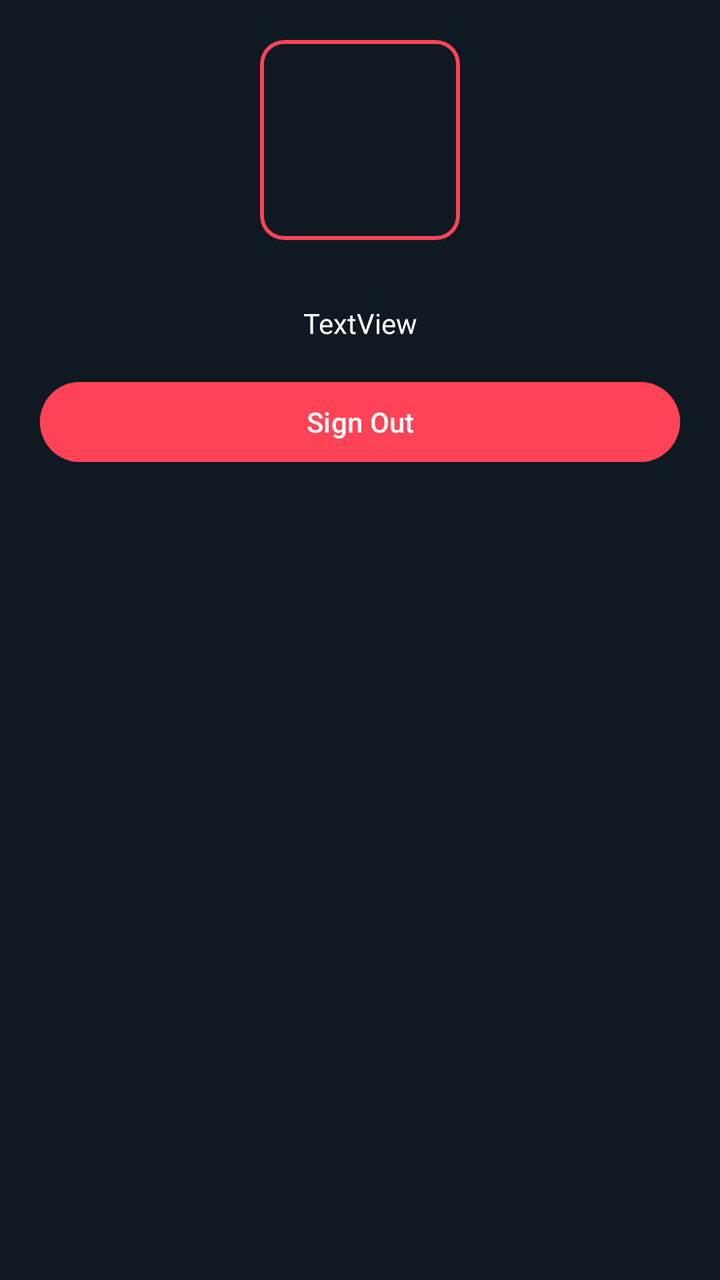
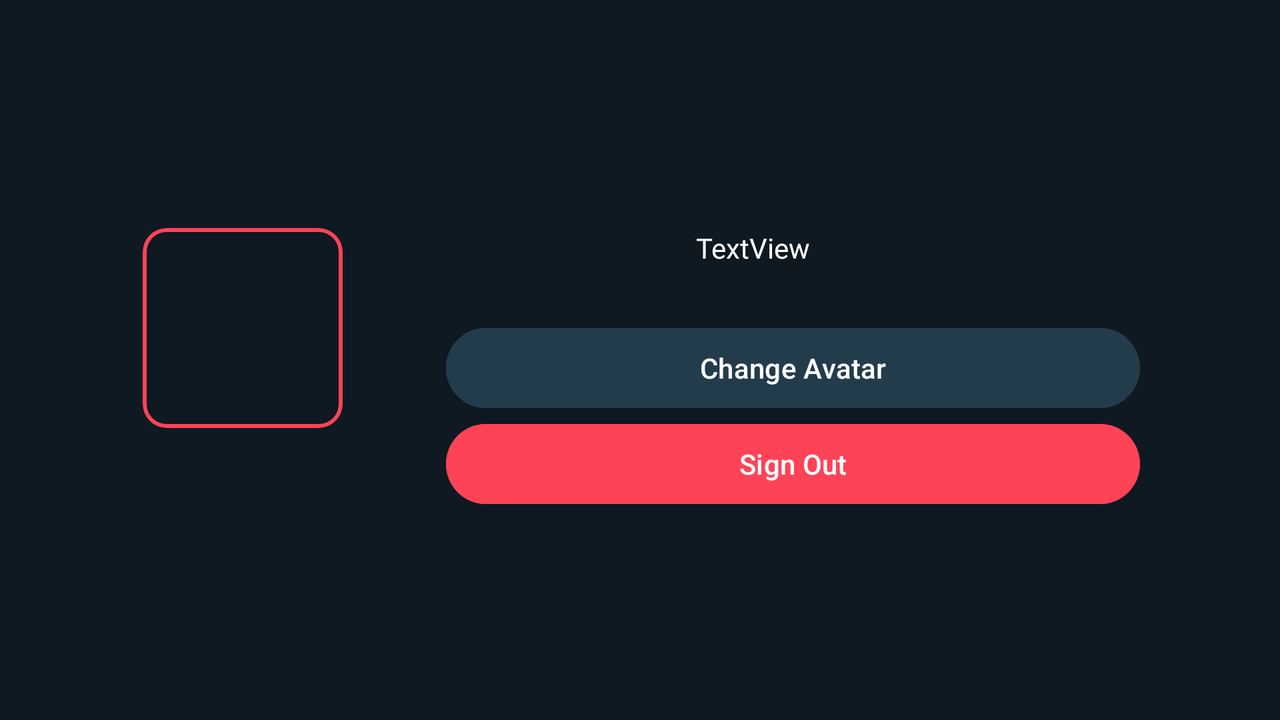

One screen, two layout resources from the same app: the default and the repository's alternative for another configuration. Each is rendered where Android would select it; the XML of both is given below.
<!-- AndroidManifest.xml: application theme Theme.Valorant_Companion -->
<!-- res/layout/fragment_profile.xml -->
<?xml version="1.0" encoding="utf-8"?>
<LinearLayout xmlns:android="http://schemas.android.com/apk/res/android"
    xmlns:app="http://schemas.android.com/apk/res-auto"
    xmlns:tools="http://schemas.android.com/tools"
    android:id="@+id/Profile"
    android:layout_width="match_parent"
    android:layout_height="match_parent"
    android:layout_gravity="center"
    android:background="?attr/colorOnBackground"
    android:orientation="vertical"
    android:padding="20dp"
    tools:context=".ProfileFragment">

    <com.google.android.material.card.MaterialCardView
        android:layout_width="wrap_content"
        android:layout_height="wrap_content"
        android:layout_gravity="center"
        android:layout_marginBottom="32dp"
        app:cardBackgroundColor="@android:color/transparent"
        app:cardElevation="0dp"
        app:strokeColor="?attr/colorSecondary"
        app:strokeWidth="2dp">

        
        <ImageView
            android:id="@+id/profileImage"
            android:layout_width="100dp"
            android:layout_height="100dp"
            tools:srcCompat="@drawable/ic_launcher_foreground" />
    </com.google.android.material.card.MaterialCardView>

    
    <TextView
        android:id="@+id/userName"
        android:layout_width="match_parent"
        android:layout_height="wrap_content"
        android:layout_marginBottom="16dp"
        android:text="TextView"
        android:textAlignment="center"
        android:textColor="?attr/colorOnPrimary"
        android:textColorLink="?attr/colorOnPrimary" />

    
    <Button
        android:id="@+id/signOutButton"
        android:layout_width="match_parent"
        android:layout_height="wrap_content"
        android:backgroundTint="?attr/colorSecondary"
        android:text="@string/signOutTextButton"
        />

</LinearLayout>
<!-- resources referenced by this layout -->
<resources>
  <string name="signOutTextButton">Sign Out</string>
  <style name="Theme.Valorant_Companion" parent="Base.Theme.Valorant_Companion" />
  <style name="Base.Theme.Valorant_Companion" parent="Theme.Material3.DayNight.NoActionBar">
          
          <item name="colorPrimary">@color/bluePers</item>
          <item name="colorOnPrimary">@color/white</item>
          <item name="colorPrimaryContainer">@color/lightBluePers</item>
          <item name="colorOnPrimaryContainer">@color/white</item>
  
          
          <item name="colorSecondary">@color/darkRedPers</item>
          <item name="colorOnSecondary">@color/white</item>
  
          <item name="colorSecondaryContainer">@color/redPers</item>
          <item name="colorOnSecondaryContainer">@color/darkBluePers</item>
  
          
          <item name="colorTertiary">@color/lightBluePers</item>
          <item name="colorOnTertiary">@color/white</item>
  
          
          <item name="colorOnBackground">@color/darkBluePers</item>
  
          <item name="colorSurface">@color/darkBluePers</item>
          <item name="colorOnSurface">@color/white</item>
  
          
          <item name="colorError">@color/darkRedPers</item>
          <item name="colorOnError">@color/white</item>
  
          
          <item name="android:statusBarColor">@color/darkBluePers</item>
          <item name="android:navigationBarColor">@color/darkBluePers</item>
          <item name="android:windowLightStatusBar">false</item>
      </style>
  <color name="bluePers">#233C4C</color>
  <color name="white">#FFFFFFFF</color>
  <color name="lightBluePers">#3C677F</color>
  <color name="darkRedPers">#FF4357</color>
  <color name="redPers">#FF7186</color>
  <color name="darkBluePers">#0F1921</color>
</resources>
<!-- res/layout-land/fragment_profile.xml (the repository's variant of the layout above) -->
<!-- drawn on the phone turned sideways -->
<?xml version="1.0" encoding="utf-8"?>
<LinearLayout xmlns:android="http://schemas.android.com/apk/res/android"
    xmlns:app="http://schemas.android.com/apk/res-auto"
    xmlns:tools="http://schemas.android.com/tools"
    android:id="@+id/Profile"
    android:layout_width="match_parent"
    android:layout_height="match_parent"
    android:layout_gravity="center"
    android:background="?attr/colorOnBackground"
    android:orientation="vertical"
    android:padding="20dp"
    tools:context=".ProfileFragment">

    <LinearLayout
        android:layout_width="match_parent"
        android:layout_height="match_parent"
        android:gravity="center"
        android:orientation="horizontal">

        
        <LinearLayout
            android:layout_width="203dp"
            android:layout_height="match_parent"
            android:layout_gravity="center"
            android:gravity="center"
            android:orientation="vertical">

            <com.google.android.material.card.MaterialCardView
                android:layout_width="wrap_content"
                android:layout_height="wrap_content"
                android:layout_gravity="center"
                android:layout_marginBottom="32dp"
                app:cardBackgroundColor="@android:color/transparent"
                app:cardElevation="0dp"
                app:strokeColor="?attr/colorSecondary"
                app:strokeWidth="2dp">

                <ImageView
                    android:id="@+id/profileImage"
                    android:layout_width="100dp"
                    android:layout_height="100dp"
                    tools:srcCompat="@drawable/ic_launcher_foreground" />
            </com.google.android.material.card.MaterialCardView>

        </LinearLayout>


        <ScrollView
            android:layout_width="0dp"
            android:layout_height="match_parent"
            android:layout_weight="1"
            android:fillViewport="true"
            android:layout_marginEnd="50dp">

            <LinearLayout
                android:layout_width="match_parent"
                android:layout_height="wrap_content"
                android:gravity="center"
                android:orientation="vertical">

                <LinearLayout
                    android:id="@+id/layout_name_row"
                    android:layout_width="wrap_content"
                    android:layout_height="wrap_content"
                    android:orientation="horizontal"
                    android:layout_marginBottom="16dp"
                    android:gravity="center_vertical"
                    android:layout_gravity="center">

                    <TextView
                        android:id="@+id/userName"
                        android:layout_width="wrap_content"
                        android:layout_height="wrap_content"
                        android:layout_weight="1"
                        android:text="TextView"
                        android:textAlignment="center"
                        android:textColor="?attr/colorOnPrimary"
                        android:textColorLink="?attr/colorOnPrimary" />

                    <ImageButton
                        android:id="@+id/btn_edit_name"
                        android:layout_width="40dp"
                        android:layout_height="40dp"
                        android:background="@android:color/transparent"
                        android:src="@drawable/ic_edit" />
                </LinearLayout>

                
                <LinearLayout
                    android:id="@+id/layout_edit_name"
                    android:layout_width="match_parent"
                    android:layout_height="wrap_content"
                    android:orientation="horizontal"
                    android:visibility="gone"
                    android:gravity="center_vertical">

                    <EditText
                        android:id="@+id/input_edit_name"
                        android:layout_width="0dp"
                        android:layout_height="wrap_content"
                        android:layout_weight="1"
                        android:textColor="?attr/colorOnSurface"
                        android:textColorHint="?attr/colorOnSurface"
                        android:hint="@string/profileEditNameHint"
                        android:inputType="textPersonName" />

                    <Button
                        android:id="@+id/btn_save_name"
                        android:layout_width="wrap_content"
                        android:layout_height="wrap_content"
                        android:backgroundTint="?attr/colorSecondary"
                        android:text="@string/profileSaveName" />
                </LinearLayout>

                <Button
                    android:id="@+id/btn_choose_avatar"
                    android:layout_width="match_parent"
                    android:layout_height="wrap_content"
                    android:backgroundTint="?attr/colorPrimary"
                    android:text="@string/profileChangeAvatar" />

                <LinearLayout
                    android:id="@+id/layout_avatar_picker"
                    android:layout_width="match_parent"
                    android:layout_height="wrap_content"
                    android:orientation="vertical"
                    android:visibility="gone">

                    <androidx.recyclerview.widget.RecyclerView
                        android:id="@+id/rv_avatars"
                        android:layout_width="match_parent"
                        android:layout_height="240dp" />

                    <Button
                        android:id="@+id/btn_close_avatar_picker"
                        android:layout_width="match_parent"
                        android:layout_height="wrap_content"
                        android:text="Cerrar" />
                </LinearLayout>

                <Button
                    android:id="@+id/signOutButton"
                    android:layout_width="match_parent"
                    android:layout_height="wrap_content"
                    android:backgroundTint="?attr/colorSecondary"
                    android:text="@string/signOutTextButton" />

            </LinearLayout>
        </ScrollView>

    </LinearLayout>
</LinearLayout>
<!-- resources referenced by the variant -->
<!-- as the phone turned sideways resolves them -->
<resources>
  <string name="profileChangeAvatar">Change Avatar</string>
  <string name="profileEditNameHint">Edit the name</string>
  <string name="profileSaveName">Save</string>
  <string name="signOutTextButton">Sign Out</string>
  <style name="Theme.Valorant_Companion" parent="Base.Theme.Valorant_Companion" />
  <style name="Base.Theme.Valorant_Companion" parent="Theme.Material3.DayNight.NoActionBar">
          
          <item name="colorPrimary">@color/bluePers</item>
          <item name="colorOnPrimary">@color/white</item>
          <item name="colorPrimaryContainer">@color/lightBluePers</item>
          <item name="colorOnPrimaryContainer">@color/white</item>
  
          
          <item name="colorSecondary">@color/darkRedPers</item>
          <item name="colorOnSecondary">@color/white</item>
  
          <item name="colorSecondaryContainer">@color/redPers</item>
          <item name="colorOnSecondaryContainer">@color/darkBluePers</item>
  
          
          <item name="colorTertiary">@color/lightBluePers</item>
          <item name="colorOnTertiary">@color/white</item>
  
          
          <item name="colorOnBackground">@color/darkBluePers</item>
  
          <item name="colorSurface">@color/darkBluePers</item>
          <item name="colorOnSurface">@color/white</item>
  
          
          <item name="colorError">@color/darkRedPers</item>
          <item name="colorOnError">@color/white</item>
  
          
          <item name="android:statusBarColor">@color/darkBluePers</item>
          <item name="android:navigationBarColor">@color/darkBluePers</item>
          <item name="android:windowLightStatusBar">false</item>
      </style>
  <color name="bluePers">#233C4C</color>
  <color name="white">#FFFFFFFF</color>
  <color name="lightBluePers">#3C677F</color>
  <color name="darkRedPers">#FF4357</color>
  <color name="redPers">#FF7186</color>
  <color name="darkBluePers">#0F1921</color>
</resources>
